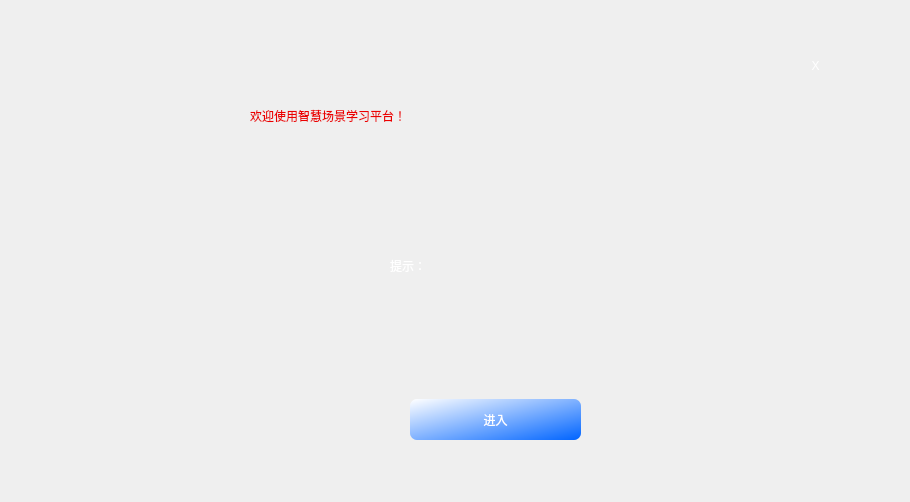
<?xml version="1.0" encoding="UTF-8"?>
<ui version="4.0">
 <class>welcomeForm</class>
 <widget class="QWidget" name="welcomeForm">
  <property name="geometry">
   <rect>
    <x>0</x>
    <y>0</y>
    <width>910</width>
    <height>502</height>
   </rect>
  </property>
  <property name="windowTitle">
   <string>Form</string>
  </property>
  <property name="styleSheet">
   <string notr="true"/>
  </property>
  <widget class="QPushButton" name="enterBtn">
   <property name="geometry">
    <rect>
     <x>410</x>
     <y>399</y>
     <width>171</width>
     <height>41</height>
    </rect>
   </property>
   <property name="styleSheet">
    <string notr="true">
QPushButton {
    border: 1px solid #555;
	background-color: qlineargradient(spread:pad, x1:0, y1:0, x2:1, y2:1, stop:0 rgba(255, 255, 255, 255), stop:1 rgba(0, 100, 255, 255));
	color: rgb(255, 255, 255); 
	border:0px groove gray;border-radius:
7px;padding:2px 4px;
	font: 16pt &quot;Arial&quot;;
}

QPushButton:hover {
    background-color: rgb(85, 170, 0);
}

QPushButton:pressed {
    background-color: #333;
    border-color: #555;
    color: #AAA;
}

QPushButton:disabled {
   color: #333333;
}
</string>
   </property>
   <property name="text">
    <string>进入</string>
   </property>
  </widget>
  <widget class="QLabel" name="labelTip">
   <property name="geometry">
    <rect>
     <x>390</x>
     <y>230</y>
     <width>431</width>
     <height>71</height>
    </rect>
   </property>
   <property name="styleSheet">
    <string notr="true">color: rgb(255, 255, 255);
font: 14pt &quot;Arial&quot;;</string>
   </property>
   <property name="text">
    <string>提示：</string>
   </property>
  </widget>
  <widget class="QLabel" name="label">
   <property name="geometry">
    <rect>
     <x>-30</x>
     <y>-10</y>
     <width>971</width>
     <height>511</height>
    </rect>
   </property>
   <property name="styleSheet">
    <string notr="true">image: url(:/new/prefix1/image/welcome.png);</string>
   </property>
   <property name="text">
    <string/>
   </property>
  </widget>
  <widget class="QLabel" name="labelPic">
   <property name="geometry">
    <rect>
     <x>140</x>
     <y>150</y>
     <width>201</width>
     <height>251</height>
    </rect>
   </property>
   <property name="styleSheet">
    <string notr="true"/>
   </property>
   <property name="text">
    <string/>
   </property>
  </widget>
  <widget class="QPushButton" name="btn_close">
   <property name="geometry">
    <rect>
     <x>790</x>
     <y>40</y>
     <width>51</width>
     <height>51</height>
    </rect>
   </property>
   <property name="styleSheet">
    <string notr="true">

QPushButton {
background-color: rgba(0, 0, 0,0);
color: rgb(255, 255,255);
	font: 16pt &quot;Arial&quot;;
border-radius:7px; 

}

QPushButton:hover {
    background-color: rgb(190, 30, 0);
}

QPushButton:pressed {
    background-color: #333;
    border-color: #555;
    color: #AAA;
}

QPushButton:disabled {
   color: #333333;
}

</string>
   </property>
   <property name="text">
    <string>X</string>
   </property>
  </widget>
  <widget class="QLabel" name="labelWelcome">
   <property name="geometry">
    <rect>
     <x>250</x>
     <y>80</y>
     <width>521</width>
     <height>71</height>
    </rect>
   </property>
   <property name="styleSheet">
    <string notr="true">color: rgb(235, 0, 0);
font: 30pt &quot;Arial&quot;;</string>
   </property>
   <property name="text">
    <string>欢迎使用智慧场景学习平台！</string>
   </property>
  </widget>
  <zorder>label</zorder>
  <zorder>enterBtn</zorder>
  <zorder>labelTip</zorder>
  <zorder>labelPic</zorder>
  <zorder>btn_close</zorder>
  <zorder>labelWelcome</zorder>
 </widget>
 <resources/>
 <connections/>
</ui>
